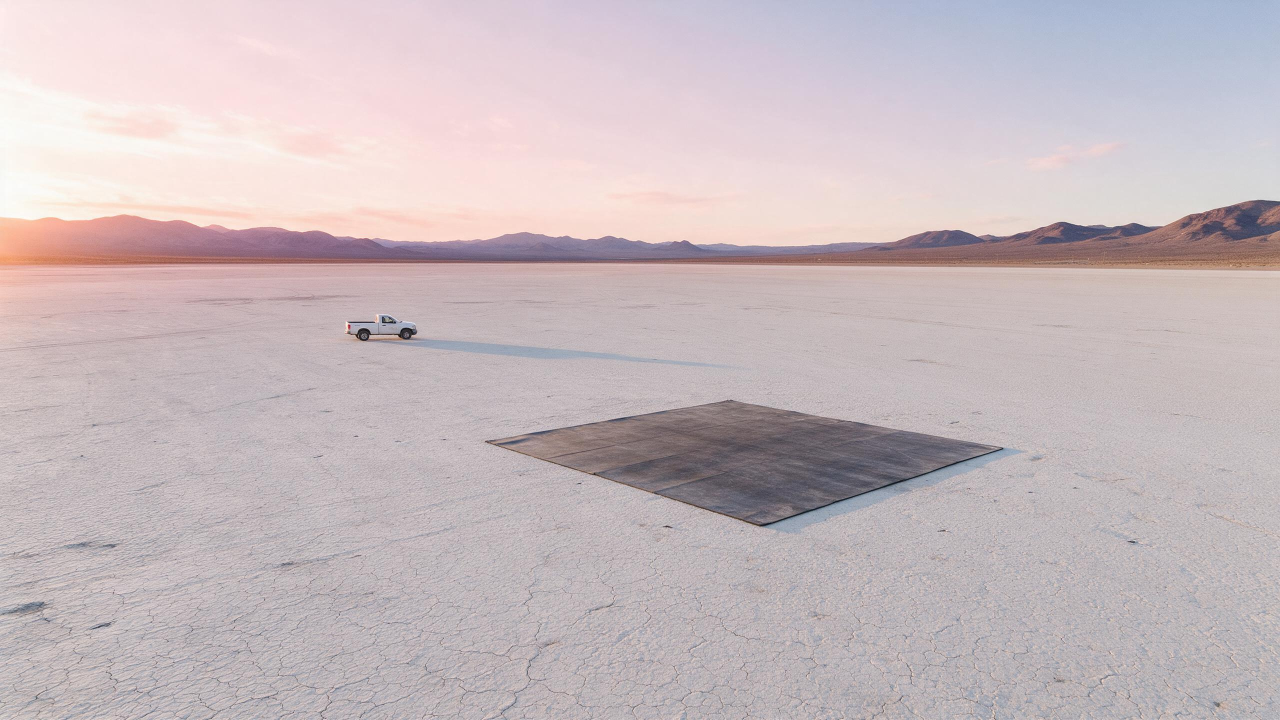
#> input picture film03/locs/L1.png, 2560 x 1440 px, found by its file name (shown at 1/2 size); its folder holds 4 pictures in this run
$ python annotate.py
#> lines starting #> are read from the running program, lines starting #| are printed output that depends on the picture
"""Annotate the film03 location plates: flight path, camera positions, sun, landmarks + a top-down schematic (% coordinates).

python3 film03/locs/annotate.py  →  film03/locs/LOC_L1..L5.jpg and LOC_all.jpg
Coordinates are fractions of the plate (x right, y down) for the photo, and of the schematic box for the top view.
Continuity: each flight reads LEFT → RIGHT on screen (an editing rule, not a route: the five locations are separate flights), sun low on the LEFT (east), ≤ 20 m.
"""
from PIL import Image, ImageDraw, ImageFont

D = 'film03/locs'
FB, FM = '/usr/share/fonts/opentype/inter/Inter-Bold.otf', '/usr/share/fonts/opentype/inter/Inter-Medium.otf'
OR, INK, DIM, BG, SKY = (255, 122, 26), (245, 245, 242), (170, 170, 168), (28, 28, 30), (90, 170, 255)
PW, PH = 1600, 900                 # photo size on the sheet
SW, SH = 760, 428                  # schematic size

LOCS = {
 'L1': dict(title='MOJAVE DRY LAKE · SUNRISE · TAKE-OFF', time='Sunrise, sun on the horizon (east, frame left)',
   path=[(.58, .62), (.66, .52), (.80, .48), (.99, .45)], sun=(.03, .30),
   marks=[((.58, .66), 'LANDING MAT 8 m'), ((.30, .44), 'PICKUP · 60 m LEFT OF MAT')],
   cams=[((.42, .80), '1', 'LOW WIDE · lift-off, dust ring, sun behind'), ((.70, .70), '2', 'FPV CHASE · low behind-left'),
         ((.88, .40), '3', 'POV · skimming the clay, shadow ahead')],
   top=dict(bg=(226, 222, 214), feats=[('rect', (.52, .48, .62, .62), (60, 60, 64), 'MAT'), ('rect', (.12, .46, .18, .52), (250, 250, 250), 'TRUCK')],
            path=[(.57, .55), (.70, .50), (.99, .50)], cams=[((.50, .70), '1'), ((.64, .60), '2'), ((.85, .50), '3')]),
   notes=['Lift-off straight up to ~3 m, then accelerate RIGHT along the open clay.', 'No people on the lake bed; the truck is the only object, 60 m clear of the mat.',
          'Out: helmet-visor reflection of red rock → L2 (match cut).']),
 'L2': dict(title='RED-ROCK CANYON RIVER · EARLY MORNING', time='Early morning, light down the canyon from frame left',
   path=[(.28, .45), (.42, .56), (.62, .68), (.88, .86)], sun=(.04, .08),
   marks=[((.30, .62), 'RIVER ~80 m WIDE'), ((.80, .22), 'WALLS ~50 m')],
   cams=[((.20, .70), '1', 'FPV FOLLOW · 8 m over the water'), ((.70, .45), '2', 'SIDE TRACK · wall skims past'),
         ((.92, .70), '3', 'RIM REVEAL · hop the rim at canyon end')],
   top=dict(bg=(196, 120, 82), feats=[('band', (.0, .38, 1.0, .62), (62, 130, 110), 'RIVER')],
            path=[(.02, .50), (.50, .50), (.98, .50)], cams=[((.15, .60), '1'), ((.55, .40), '2'), ((.92, .62), '3')]),
   notes=['Fly 8 m above the river, centred between the walls (never closer than ~25 m to rock).', 'Bend follows the river: still reads LEFT → RIGHT.',
          'Out: climb just over the canyon rim, ground-hugging, view opens → L3.']),
 'L3': dict(title='HIGH ALPINE LAKE · MORNING', time='Morning, mist lifting on frame left',
   path=[(.03, .80), (.50, .76), (.97, .72)], sun=(.03, .06),
   marks=[((.12, .93), 'GRANITE SHORE'), ((.70, .40), 'PINE SHORE / PEAKS')],
   cams=[((.35, .88), '1', 'WATER-LEVEL CHASE · prop-wash ripples'), ((.60, .60), '2', 'TOP-DOWN · aircraft + mirror reflection'),
         ((.85, .80), '3', 'HAND · right hand on stick (match cut)')],
   top=dict(bg=(120, 140, 110), feats=[('band', (.0, .25, 1.0, .80), (40, 90, 150), 'LAKE')],
            path=[(.02, .55), (.98, .52)], cams=[((.30, .70), '1'), ((.60, .52), '2'), ((.85, .65), '3')]),
   notes=['3–5 m above the water, mirror-still lake shows the reflection.', 'Stay over open water; pines only on the far shore.',
          'Out: whip-pan → L4.']),
 'L4': dict(title='GOLDEN WHEAT HILLS · MID-MORNING', time='Mid-morning, warm backlight from frame left',
   path=[(.00, .62), (.50, .55), (.99, .50)], sun=(.03, .05),
   marks=[((.73, .25), 'LONE OAK · LANDMARK'), ((.20, .90), 'WHEAT AT LENS')],
   cams=[((.25, .78), '1', 'WHEAT-LEVEL · prop wash bends the wheat'), ((.62, .45), '2', 'SIDE TRACK · passes the oak on the right'),
         ((.90, .85), '3', 'WIPE · wheat heads sweep the lens → L5')],
   top=dict(bg=(214, 178, 96), feats=[('circle', (.80, .30, .05), (60, 90, 40), 'OAK')],
            path=[(.02, .55), (.98, .50)], cams=[((.25, .70), '1'), ((.62, .40), '2'), ((.90, .70), '3')]),
   notes=['~3 m above the wheat; the prop wash draws a moving wave in the crop.', 'The oak is the only landmark: always on the right half.',
          'Out: wheat-heads wipe across the lens → L5.']),
 'L5': dict(title='PACIFIC COAST · CLIFFTOP · LANDING', time='Mid-morning, sun over the hills on frame left (east); no glare on the sea',
   path=[(.05, .40), (.30, .48), (.72, .70), (.97, .80)], ret=[(.97, .80), (.70, .92), (.40, .80), (.20, .64)], sun=(.27, .17),
   img='L5B', marks=[((.20, .66), 'LANDING SPOT'), ((.08, .47), 'PICKUP · ≥ 60 m'), ((.60, .86), 'BEACH + SURF'), ((.85, .40), 'PACIFIC')],
   cams=[((.45, .60), '1', 'HEAD-ON OVER SURF · climax'), ((.66, .80), '2', 'TOP-DOWN SLOW-MO · shadow on wet sand'),
         ((.10, .85), '3', 'FINAL WIDE · aircraft, pilot, ocean')],
   top=dict(bg=(90, 130, 70), feats=[('band', (.55, .0, .70, 1.0), (222, 200, 150), 'BEACH'), ('band', (.70, .0, 1.0, 1.0), (40, 90, 150), 'OCEAN'),
            ('circle', (.25, .55, .06), (240, 240, 240), 'LAND')],
            path=[(.02, .40), (.40, .45), (.85, .55)], ret=[(.85, .55), (.60, .75), (.25, .58)], cams=[((.62, .45), '1'), ((.68, .70), '2'), ((.12, .80), '3')]),
   notes=['Out over the surf at ≤ 10 m, turn back, land on the clifftop meadow.', 'Landing: nobody within 40 m; walk up only after the props stop.',
          'End: logo in the clear sky, upper right.']),
}


def f(sz, bold=True):
    return ImageFont.truetype(FB if bold else FM, sz)


def arrow(d, pts, col, w, dash=False):
    for (x0, y0), (x1, y1) in zip(pts, pts[1:]):
        if dash:
            n = int(((x1 - x0) ** 2 + (y1 - y0) ** 2) ** .5 // 22) or 1
            for i in range(0, n, 2):
                a, b = i / n, min((i + 1) / n, 1)
                d.line([(x0 + (x1 - x0) * a, y0 + (y1 - y0) * a), (x0 + (x1 - x0) * b, y0 + (y1 - y0) * b)], fill=col, width=w)
        else:
            d.line([(x0, y0), (x1, y1)], fill=col, width=w)
    (x0, y0), (x1, y1) = pts[-2], pts[-1]
    import math
    a = math.atan2(y1 - y0, x1 - x0); L = w * 4
    d.polygon([(x1, y1), (x1 - L * math.cos(a - .45), y1 - L * math.sin(a - .45)), (x1 - L * math.cos(a + .45), y1 - L * math.sin(a + .45))], fill=col)


def cam(d, x, y, n, r=20):
    d.ellipse([x - r, y - r, x + r, y + r], fill=(20, 20, 20), outline=INK, width=3)
    d.text((x, y), n, font=f(int(r * 1.1)), fill=INK, anchor='mm')


def label(d, x, y, t, sz=22):
    w = d.textlength(t, font=f(sz)) + 16
    d.rectangle([x - w / 2, y - sz * .75, x + w / 2, y + sz * .75], fill=(0, 0, 0, 170))
    d.text((x, y), t, font=f(sz), fill=INK, anchor='mm')


def sheet(k, c):
#> called with k = 'L1'
    W, H = PW + SW + 48, 110 + PH + 16
    s = Image.new('RGB', (W, H), BG)
    d = ImageDraw.Draw(s, 'RGBA')
    d.text((16, 22), f'{k} · {c["title"]}', font=f(40), fill=INK)
    d.text((18, 72), 'film03 step 1.3 · location layout · screen direction LEFT → RIGHT · ≤ 20 m AGL · ' + c['time'], font=f(21, False), fill=DIM)
    ph = Image.open(f'{D}/{c.get("img", k)}.png').convert('RGB').resize((PW, PH), Image.LANCZOS)
    s.paste(ph, (16, 110))
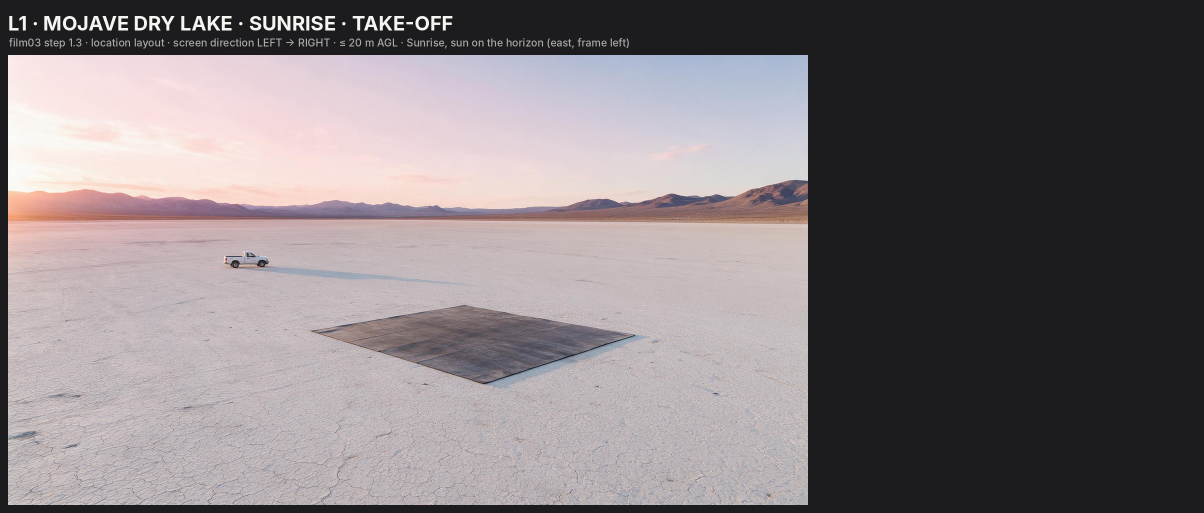
#> s: PIL image 2408x1026 RGB (shown at 1/2 size); mean R, G, B 128.6, 121.3, 124.2
    P = lambda p: (16 + p[0] * PW, 110 + p[1] * PH)
    arrow(d, [P(p) for p in c['path']], OR, 9)
    if 'ret' in c:
        arrow(d, [P(p) for p in c['ret']], OR, 6, dash=True)
    sx, sy = P(c['sun'])
    d.ellipse([sx - 26, sy - 26, sx + 26, sy + 26], outline=(255, 214, 90), width=5)
    tw = d.textlength('SUN (EAST)', font=f(22))
#> tw = 127.5
    d.rectangle([sx + 28, sy - 17, sx + 44 + tw, sy + 17], fill=(0, 0, 0, 170))
    d.text((sx + 36, sy), 'SUN (EAST)', font=f(22), fill=(255, 214, 90), anchor='lm')
    for p, t in c['marks']:
        label(d, *P(p), t)
    for p, n, _ in c['cams']:
        cam(d, *P(p), n)
    # right column: top view + legend + notes
    x0, y0 = 16 + PW + 16, 110
    d.rectangle([x0, y0, x0 + SW, y0 + SH], fill=c['top']['bg'])
    T = lambda p: (x0 + p[0] * SW, y0 + p[1] * SH)
    for kind, g, col, t in c['top']['feats']:
        if kind in ('rect', 'band'):
            d.rectangle([*T(g[:2]), *T(g[2:])], fill=col)
            cx, cy = T(((g[0] + g[2]) / 2, (g[1] + g[3]) / 2))
        else:
            cx, cy = T(g[:2]); r = g[2] * SW
            d.ellipse([cx - r, cy - r, cx + r, cy + r], fill=col)
        d.text((cx, cy), t, font=f(18), fill=(20, 20, 20) if sum(col) > 400 else INK, anchor='mm')
    arrow(d, [T(p) for p in c['top']['path']], OR, 7)
    if 'ret' in c['top']:
        arrow(d, [T(p) for p in c['top']['ret']], OR, 5, dash=True)
    for p, n in c['top']['cams']:
        cam(d, *T(p), n, r=15)
    d.text((x0 + 10, y0 + 8), 'TOP VIEW (schematic)', font=f(18), fill=(20, 20, 20))
    d.text((x0 + SW - 10, y0 + 8), 'SUN ← EAST', font=f(18), fill=(20, 20, 20), anchor='ra')
    y = y0 + SH + 22
    d.text((x0, y), 'CAMERAS', font=f(24), fill=OR); y += 36
    for _, n, t in c['cams']:
        cam(d, x0 + 16, y + 12, n, r=14); d.text((x0 + 40, y), t, font=f(20, False), fill=INK); y += 34
#> after the loop, y = 698
    y += 10; d.text((x0, y), 'ACTION', font=f(24), fill=OR); y += 36
#> after `y += 10`: y = 708
#> after `y += 36`: y = 744
    for t in c['notes']:
        d.text((x0, y), '· ' + t, font=f(19, False), fill=INK); y += 30
#> this loop made 3 passes
#> y on passes 1 to 3: 774, 804, 834
#> after the loop, y = 834
    out = f'{D}/LOC_{k}.jpg'
    s.save(out, quality=90)
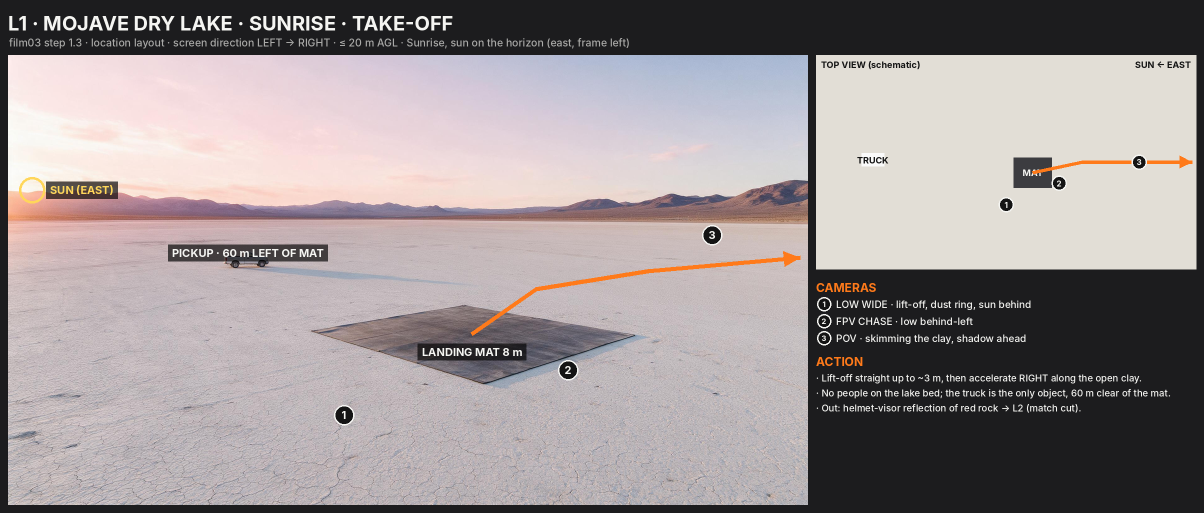
#> saved as LOC_L1.jpg: PIL image 2408x1026 RGB (shown at 1/2 size); mean R, G, B 154.9, 146.7, 147.8
    return out


if __name__ == '__main__':
    outs = [sheet(k, c) for k, c in LOCS.items()]
#> call 2 of sheet, with k = 'L2'
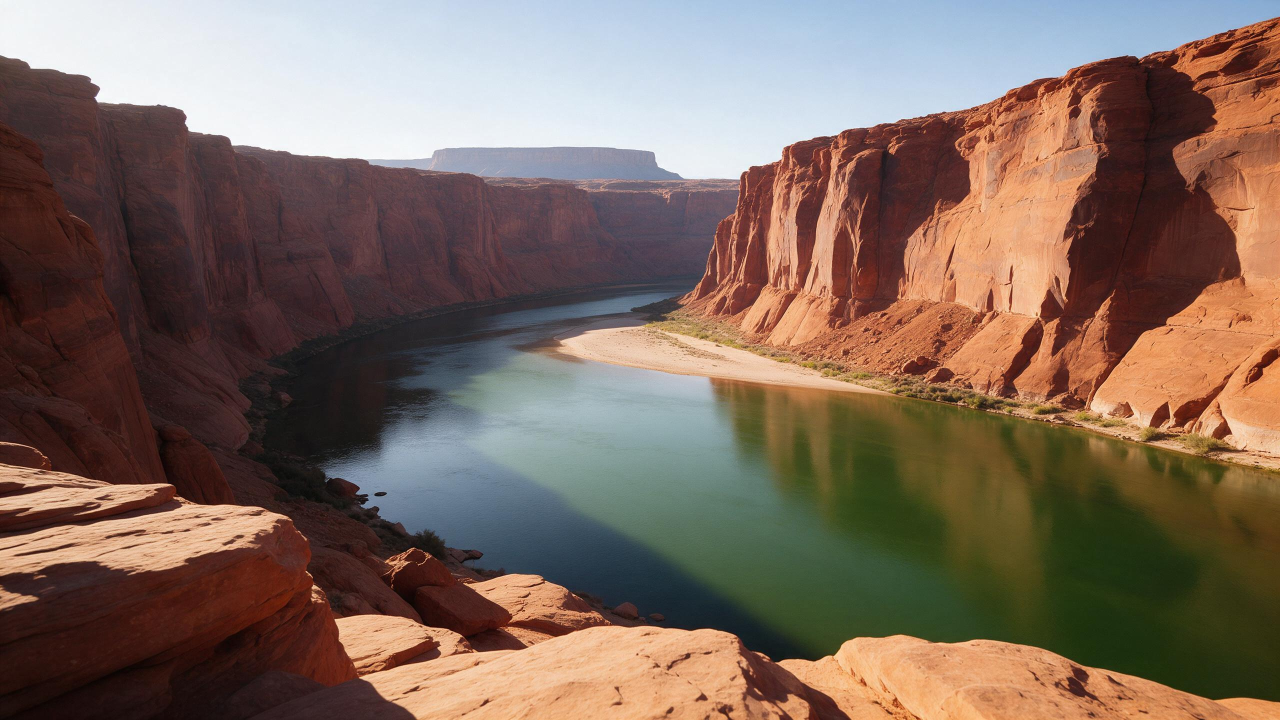
#> input picture film03/locs/L2.png, 2560 x 1440 px, found by its file name (shown at 1/2 size)
#> in sheet (call 2), `s.paste(ph, (16, 110))`:
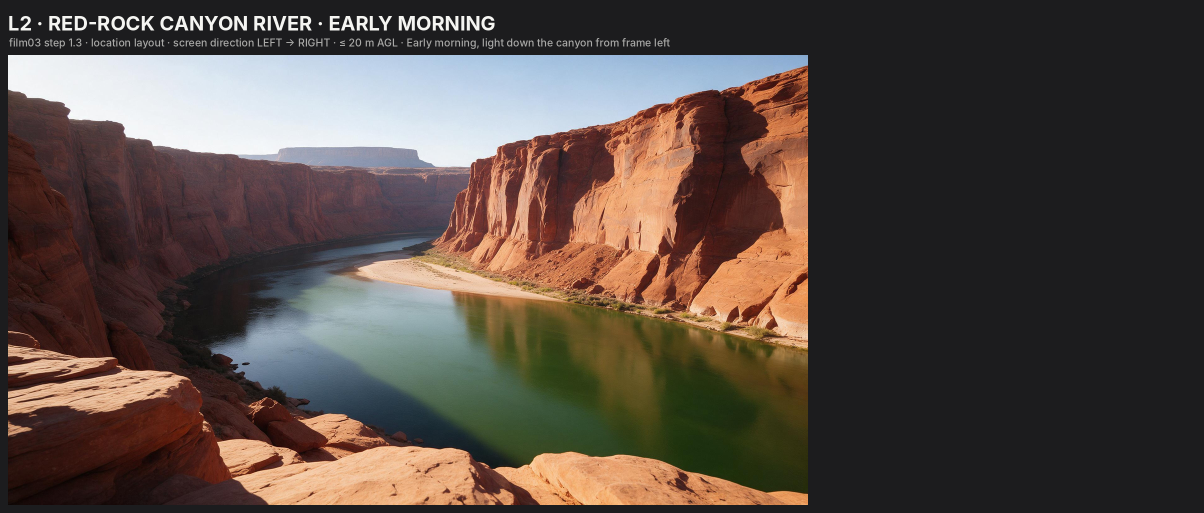
#> s: PIL image 2408x1026 RGB (shown at 1/2 size); mean R, G, B 86.8, 74.8, 68.6
#> after the loop in sheet (call 2), `for _, n, t in c['cams']:`: y = 698
#> in sheet (call 2), `y += 10`: y = 708
#> in sheet (call 2), `y += 36`: y = 744
#> the loop in sheet (call 2), `for t in c['notes']:` made 3 passes
#> after the loop in sheet (call 2), `for t in c['notes']:`: y = 834
#> in sheet (call 2), `s.save(out, quality=90)`:
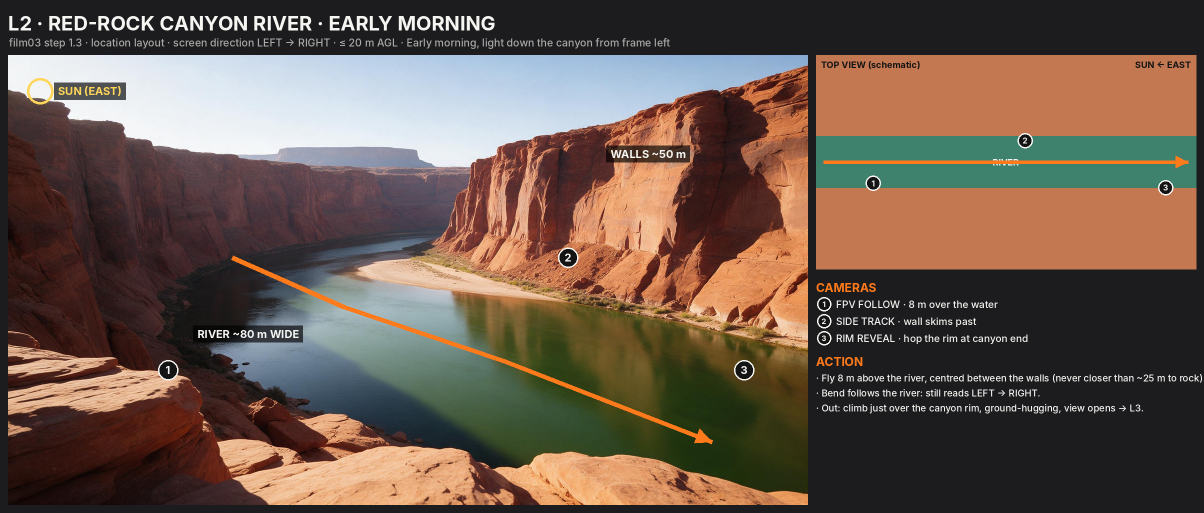
#> saved as LOC_L2.jpg: PIL image 2408x1026 RGB (shown at 1/2 size); mean R, G, B 106.3, 88.1, 76.6
#> (the run stopped early here; a loop or call above may not have finished)
